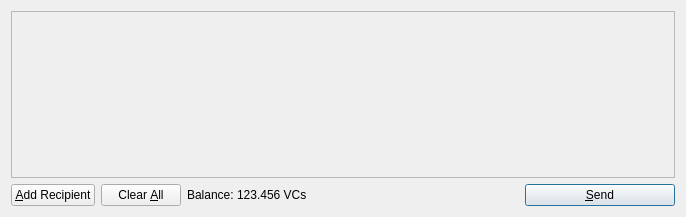
<?xml version="1.0" encoding="UTF-8"?>
<ui version="4.0">
 <class>SendCoinsDialog</class>
 <widget class="QDialog" name="SendCoinsDialog">
  <property name="geometry">
   <rect>
    <x>0</x>
    <y>0</y>
    <width>686</width>
    <height>217</height>
   </rect>
  </property>
  <property name="windowTitle">
   <string>Send Coins</string>
  </property>
  <layout class="QVBoxLayout" name="verticalLayout">
   <item>
    <widget class="QScrollArea" name="scrollArea">
     <property name="widgetResizable">
      <bool>true</bool>
     </property>
     <widget class="QWidget" name="scrollAreaWidgetContents">
      <property name="geometry">
       <rect>
        <x>0</x>
        <y>0</y>
        <width>666</width>
        <height>165</height>
       </rect>
      </property>
      <layout class="QVBoxLayout" name="verticalLayout_2">
       <property name="margin">
        <number>0</number>
       </property>
       <item>
        <layout class="QVBoxLayout" name="entries">
         <property name="spacing">
          <number>6</number>
         </property>
        </layout>
       </item>
       <item>
        <spacer name="verticalSpacer">
         <property name="orientation">
          <enum>Qt::Vertical</enum>
         </property>
         <property name="sizeHint" stdset="0">
          <size>
           <width>20</width>
           <height>40</height>
          </size>
         </property>
        </spacer>
       </item>
      </layout>
     </widget>
    </widget>
   </item>
   <item>
    <layout class="QHBoxLayout" name="horizontalLayout">
     <item>
      <widget class="QPushButton" name="addButton">
       <property name="toolTip">
        <string>Send to multiple recipients at once</string>
       </property>
       <property name="text">
        <string>&amp;Add Recipient</string>
       </property>
       <property name="icon">
        <iconset resource="../bitcoin.qrc">
         <normaloff>:/icons/add</normaloff>:/icons/add</iconset>
       </property>
       <property name="autoDefault">
        <bool>false</bool>
       </property>
      </widget>
     </item>
     <item>
      <widget class="QPushButton" name="clearButton">
       <property name="sizePolicy">
        <sizepolicy hsizetype="Minimum" vsizetype="Fixed">
         <horstretch>0</horstretch>
         <verstretch>0</verstretch>
        </sizepolicy>
       </property>
       <property name="toolTip">
        <string>Remove all transaction fields</string>
       </property>
       <property name="text">
        <string>Clear &amp;All</string>
       </property>
       <property name="icon">
        <iconset resource="../bitcoin.qrc">
         <normaloff>:/icons/remove</normaloff>:/icons/remove</iconset>
       </property>
       <property name="autoRepeatDelay">
        <number>300</number>
       </property>
       <property name="autoDefault">
        <bool>false</bool>
       </property>
      </widget>
     </item>
     <item>
      <layout class="QHBoxLayout" name="horizontalLayout_2">
       <property name="spacing">
        <number>3</number>
       </property>
       <item>
        <widget class="QLabel" name="label">
         <property name="text">
          <string>Balance:</string>
         </property>
        </widget>
       </item>
       <item>
        <widget class="QLabel" name="labelBalance">
         <property name="cursor">
          <cursorShape>IBeamCursor</cursorShape>
         </property>
         <property name="text">
          <string>123.456 VCs</string>
         </property>
         <property name="textInteractionFlags">
          <set>Qt::LinksAccessibleByMouse|Qt::TextSelectableByKeyboard|Qt::TextSelectableByMouse</set>
         </property>
        </widget>
       </item>
      </layout>
     </item>
     <item>
      <spacer name="horizontalSpacer">
       <property name="orientation">
        <enum>Qt::Horizontal</enum>
       </property>
       <property name="sizeHint" stdset="0">
        <size>
         <width>40</width>
         <height>20</height>
        </size>
       </property>
      </spacer>
     </item>
     <item>
      <widget class="QPushButton" name="sendButton">
       <property name="minimumSize">
        <size>
         <width>150</width>
         <height>0</height>
        </size>
       </property>
       <property name="toolTip">
        <string>Confirm the send action</string>
       </property>
       <property name="text">
        <string>&amp;Send</string>
       </property>
       <property name="icon">
        <iconset resource="../bitcoin.qrc">
         <normaloff>:/icons/send</normaloff>:/icons/send</iconset>
       </property>
       <property name="default">
        <bool>true</bool>
       </property>
      </widget>
     </item>
    </layout>
   </item>
  </layout>
 </widget>
 <resources>
  <include location="../bitcoin.qrc"/>
 </resources>
 <connections/>
</ui>
